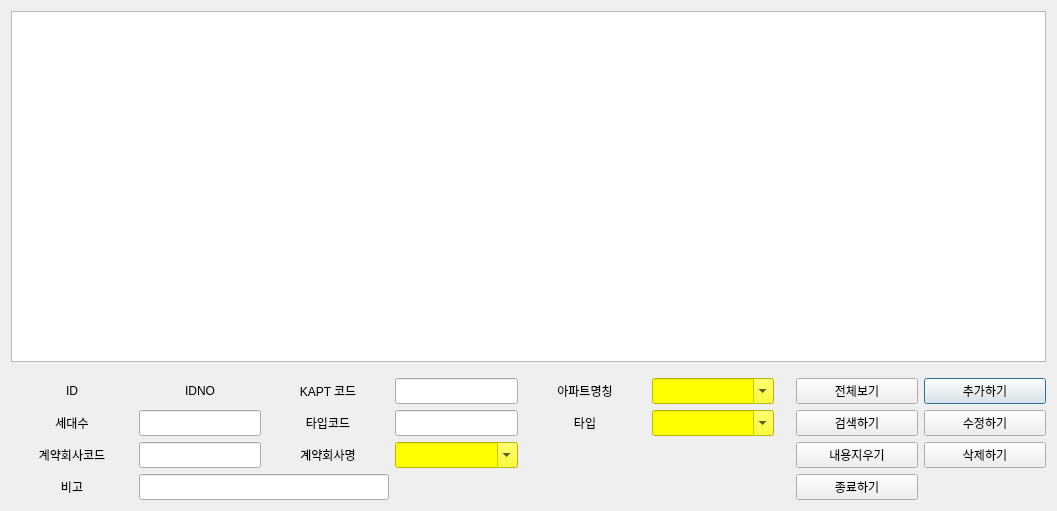
<?xml version="1.0" encoding="UTF-8"?>
<ui version="4.0">
 <class>AptMasterDialog</class>
 <widget class="QDialog" name="AptMasterDialog">
  <property name="geometry">
   <rect>
    <x>0</x>
    <y>0</y>
    <width>1057</width>
    <height>511</height>
   </rect>
  </property>
  <property name="windowTitle">
   <string>아파트 Master</string>
  </property>
  <layout class="QGridLayout" name="gridLayout_3">
   <item row="0" column="0">
    <layout class="QGridLayout" name="gridLayout">
     <item row="3" column="5">
      <widget class="QComboBox" name="cb_aptmaster_typedesc">
       <property name="sizePolicy">
        <sizepolicy hsizetype="Expanding" vsizetype="Expanding">
         <horstretch>0</horstretch>
         <verstretch>0</verstretch>
        </sizepolicy>
       </property>
       <property name="styleSheet">
        <string notr="true">background-color: rgb(255, 255, 0);</string>
       </property>
       <property name="editable">
        <bool>true</bool>
       </property>
      </widget>
     </item>
     <item row="2" column="2">
      <widget class="QLabel" name="label_2">
       <property name="sizePolicy">
        <sizepolicy hsizetype="Expanding" vsizetype="Fixed">
         <horstretch>0</horstretch>
         <verstretch>0</verstretch>
        </sizepolicy>
       </property>
       <property name="text">
        <string>KAPT 코드</string>
       </property>
       <property name="alignment">
        <set>Qt::AlignCenter</set>
       </property>
      </widget>
     </item>
     <item row="3" column="0">
      <widget class="QLabel" name="label_4">
       <property name="sizePolicy">
        <sizepolicy hsizetype="Expanding" vsizetype="Fixed">
         <horstretch>0</horstretch>
         <verstretch>0</verstretch>
        </sizepolicy>
       </property>
       <property name="text">
        <string>세대수</string>
       </property>
       <property name="alignment">
        <set>Qt::AlignCenter</set>
       </property>
      </widget>
     </item>
     <item row="2" column="8">
      <widget class="QPushButton" name="pb_aptmaster_insert">
       <property name="sizePolicy">
        <sizepolicy hsizetype="Expanding" vsizetype="Fixed">
         <horstretch>0</horstretch>
         <verstretch>0</verstretch>
        </sizepolicy>
       </property>
       <property name="text">
        <string>추가하기</string>
       </property>
      </widget>
     </item>
     <item row="2" column="7">
      <widget class="QPushButton" name="pb_aptmaster_show">
       <property name="sizePolicy">
        <sizepolicy hsizetype="Expanding" vsizetype="Fixed">
         <horstretch>0</horstretch>
         <verstretch>0</verstretch>
        </sizepolicy>
       </property>
       <property name="text">
        <string>전체보기</string>
       </property>
      </widget>
     </item>
     <item row="4" column="2">
      <widget class="QLabel" name="label_13">
       <property name="sizePolicy">
        <sizepolicy hsizetype="Expanding" vsizetype="Fixed">
         <horstretch>0</horstretch>
         <verstretch>0</verstretch>
        </sizepolicy>
       </property>
       <property name="text">
        <string>계약회사명</string>
       </property>
       <property name="alignment">
        <set>Qt::AlignCenter</set>
       </property>
      </widget>
     </item>
     <item row="1" column="0">
      <spacer name="horizontalSpacer">
       <property name="orientation">
        <enum>Qt::Horizontal</enum>
       </property>
       <property name="sizeHint" stdset="0">
        <size>
         <width>40</width>
         <height>10</height>
        </size>
       </property>
      </spacer>
     </item>
     <item row="2" column="5">
      <widget class="QComboBox" name="cb_aptmaster_adesc">
       <property name="sizePolicy">
        <sizepolicy hsizetype="Expanding" vsizetype="Expanding">
         <horstretch>0</horstretch>
         <verstretch>0</verstretch>
        </sizepolicy>
       </property>
       <property name="styleSheet">
        <string notr="true">background-color: rgb(255, 255, 0);</string>
       </property>
       <property name="editable">
        <bool>true</bool>
       </property>
      </widget>
     </item>
     <item row="4" column="0">
      <widget class="QLabel" name="label_7">
       <property name="sizePolicy">
        <sizepolicy hsizetype="Expanding" vsizetype="Fixed">
         <horstretch>0</horstretch>
         <verstretch>0</verstretch>
        </sizepolicy>
       </property>
       <property name="text">
        <string>계약회사코드</string>
       </property>
       <property name="alignment">
        <set>Qt::AlignCenter</set>
       </property>
      </widget>
     </item>
     <item row="5" column="7">
      <widget class="QPushButton" name="pb_aptmaster_close">
       <property name="sizePolicy">
        <sizepolicy hsizetype="Expanding" vsizetype="Fixed">
         <horstretch>0</horstretch>
         <verstretch>0</verstretch>
        </sizepolicy>
       </property>
       <property name="text">
        <string>종료하기</string>
       </property>
      </widget>
     </item>
     <item row="2" column="1">
      <widget class="QLabel" name="lbl_aptmaster_id">
       <property name="sizePolicy">
        <sizepolicy hsizetype="Expanding" vsizetype="Expanding">
         <horstretch>0</horstretch>
         <verstretch>0</verstretch>
        </sizepolicy>
       </property>
       <property name="text">
        <string>IDNO</string>
       </property>
       <property name="alignment">
        <set>Qt::AlignCenter</set>
       </property>
      </widget>
     </item>
     <item row="3" column="6">
      <spacer name="verticalSpacer">
       <property name="orientation">
        <enum>Qt::Vertical</enum>
       </property>
       <property name="sizeHint" stdset="0">
        <size>
         <width>10</width>
         <height>10</height>
        </size>
       </property>
      </spacer>
     </item>
     <item row="2" column="0">
      <widget class="QLabel" name="label">
       <property name="sizePolicy">
        <sizepolicy hsizetype="Expanding" vsizetype="Fixed">
         <horstretch>0</horstretch>
         <verstretch>0</verstretch>
        </sizepolicy>
       </property>
       <property name="text">
        <string>ID</string>
       </property>
       <property name="alignment">
        <set>Qt::AlignCenter</set>
       </property>
      </widget>
     </item>
     <item row="4" column="8">
      <widget class="QPushButton" name="pb_aptmaster_delete">
       <property name="sizePolicy">
        <sizepolicy hsizetype="Expanding" vsizetype="Fixed">
         <horstretch>0</horstretch>
         <verstretch>0</verstretch>
        </sizepolicy>
       </property>
       <property name="text">
        <string>삭제하기</string>
       </property>
      </widget>
     </item>
     <item row="2" column="4">
      <widget class="QLabel" name="label_3">
       <property name="sizePolicy">
        <sizepolicy hsizetype="Expanding" vsizetype="Fixed">
         <horstretch>0</horstretch>
         <verstretch>0</verstretch>
        </sizepolicy>
       </property>
       <property name="text">
        <string>아파트명칭</string>
       </property>
       <property name="alignment">
        <set>Qt::AlignCenter</set>
       </property>
      </widget>
     </item>
     <item row="4" column="3">
      <widget class="QComboBox" name="cb_aptmaster_cicdesc">
       <property name="sizePolicy">
        <sizepolicy hsizetype="Expanding" vsizetype="Expanding">
         <horstretch>0</horstretch>
         <verstretch>0</verstretch>
        </sizepolicy>
       </property>
       <property name="styleSheet">
        <string notr="true">background-color: rgb(255, 255, 0);</string>
       </property>
       <property name="editable">
        <bool>true</bool>
       </property>
      </widget>
     </item>
     <item row="2" column="3">
      <widget class="QLineEdit" name="entry_aptmaster_code">
       <property name="sizePolicy">
        <sizepolicy hsizetype="Expanding" vsizetype="Expanding">
         <horstretch>0</horstretch>
         <verstretch>0</verstretch>
        </sizepolicy>
       </property>
      </widget>
     </item>
     <item row="3" column="8">
      <widget class="QPushButton" name="pb_aptmaster_update">
       <property name="sizePolicy">
        <sizepolicy hsizetype="Expanding" vsizetype="Fixed">
         <horstretch>0</horstretch>
         <verstretch>0</verstretch>
        </sizepolicy>
       </property>
       <property name="text">
        <string>수정하기</string>
       </property>
      </widget>
     </item>
     <item row="5" column="0">
      <widget class="QLabel" name="label_14">
       <property name="sizePolicy">
        <sizepolicy hsizetype="Expanding" vsizetype="Fixed">
         <horstretch>0</horstretch>
         <verstretch>0</verstretch>
        </sizepolicy>
       </property>
       <property name="text">
        <string>비고</string>
       </property>
       <property name="alignment">
        <set>Qt::AlignCenter</set>
       </property>
      </widget>
     </item>
     <item row="3" column="1">
      <widget class="QLineEdit" name="entry_aptmaster_noh">
       <property name="sizePolicy">
        <sizepolicy hsizetype="Expanding" vsizetype="Expanding">
         <horstretch>0</horstretch>
         <verstretch>0</verstretch>
        </sizepolicy>
       </property>
      </widget>
     </item>
     <item row="4" column="1">
      <widget class="QLineEdit" name="entry_aptmaster_ciccode">
       <property name="sizePolicy">
        <sizepolicy hsizetype="Expanding" vsizetype="Expanding">
         <horstretch>0</horstretch>
         <verstretch>0</verstretch>
        </sizepolicy>
       </property>
      </widget>
     </item>
     <item row="4" column="7">
      <widget class="QPushButton" name="pb_aptmaster_clear_data">
       <property name="sizePolicy">
        <sizepolicy hsizetype="Expanding" vsizetype="Fixed">
         <horstretch>0</horstretch>
         <verstretch>0</verstretch>
        </sizepolicy>
       </property>
       <property name="text">
        <string>내용지우기</string>
       </property>
      </widget>
     </item>
     <item row="5" column="1" colspan="2">
      <widget class="QLineEdit" name="entry_aptmaster_remark">
       <property name="sizePolicy">
        <sizepolicy hsizetype="Expanding" vsizetype="Expanding">
         <horstretch>0</horstretch>
         <verstretch>0</verstretch>
        </sizepolicy>
       </property>
      </widget>
     </item>
     <item row="3" column="3">
      <widget class="QLineEdit" name="entry_aptmaster_typecode">
       <property name="sizePolicy">
        <sizepolicy hsizetype="Expanding" vsizetype="Expanding">
         <horstretch>0</horstretch>
         <verstretch>0</verstretch>
        </sizepolicy>
       </property>
      </widget>
     </item>
     <item row="3" column="4">
      <widget class="QLabel" name="label_6">
       <property name="sizePolicy">
        <sizepolicy hsizetype="Expanding" vsizetype="Fixed">
         <horstretch>0</horstretch>
         <verstretch>0</verstretch>
        </sizepolicy>
       </property>
       <property name="text">
        <string>타입</string>
       </property>
       <property name="alignment">
        <set>Qt::AlignCenter</set>
       </property>
      </widget>
     </item>
     <item row="3" column="2">
      <widget class="QLabel" name="label_5">
       <property name="sizePolicy">
        <sizepolicy hsizetype="Expanding" vsizetype="Fixed">
         <horstretch>0</horstretch>
         <verstretch>0</verstretch>
        </sizepolicy>
       </property>
       <property name="text">
        <string>타입코드</string>
       </property>
       <property name="alignment">
        <set>Qt::AlignCenter</set>
       </property>
      </widget>
     </item>
     <item row="3" column="7">
      <widget class="QPushButton" name="pb_aptmaster_search">
       <property name="sizePolicy">
        <sizepolicy hsizetype="Expanding" vsizetype="Fixed">
         <horstretch>0</horstretch>
         <verstretch>0</verstretch>
        </sizepolicy>
       </property>
       <property name="text">
        <string>검색하기</string>
       </property>
      </widget>
     </item>
     <item row="0" column="0" colspan="9">
      <widget class="QTableView" name="tv_aptmaster">
       <property name="sizePolicy">
        <sizepolicy hsizetype="Expanding" vsizetype="Expanding">
         <horstretch>0</horstretch>
         <verstretch>1</verstretch>
        </sizepolicy>
       </property>
      </widget>
     </item>
    </layout>
   </item>
  </layout>
 </widget>
 <resources/>
 <connections/>
</ui>
